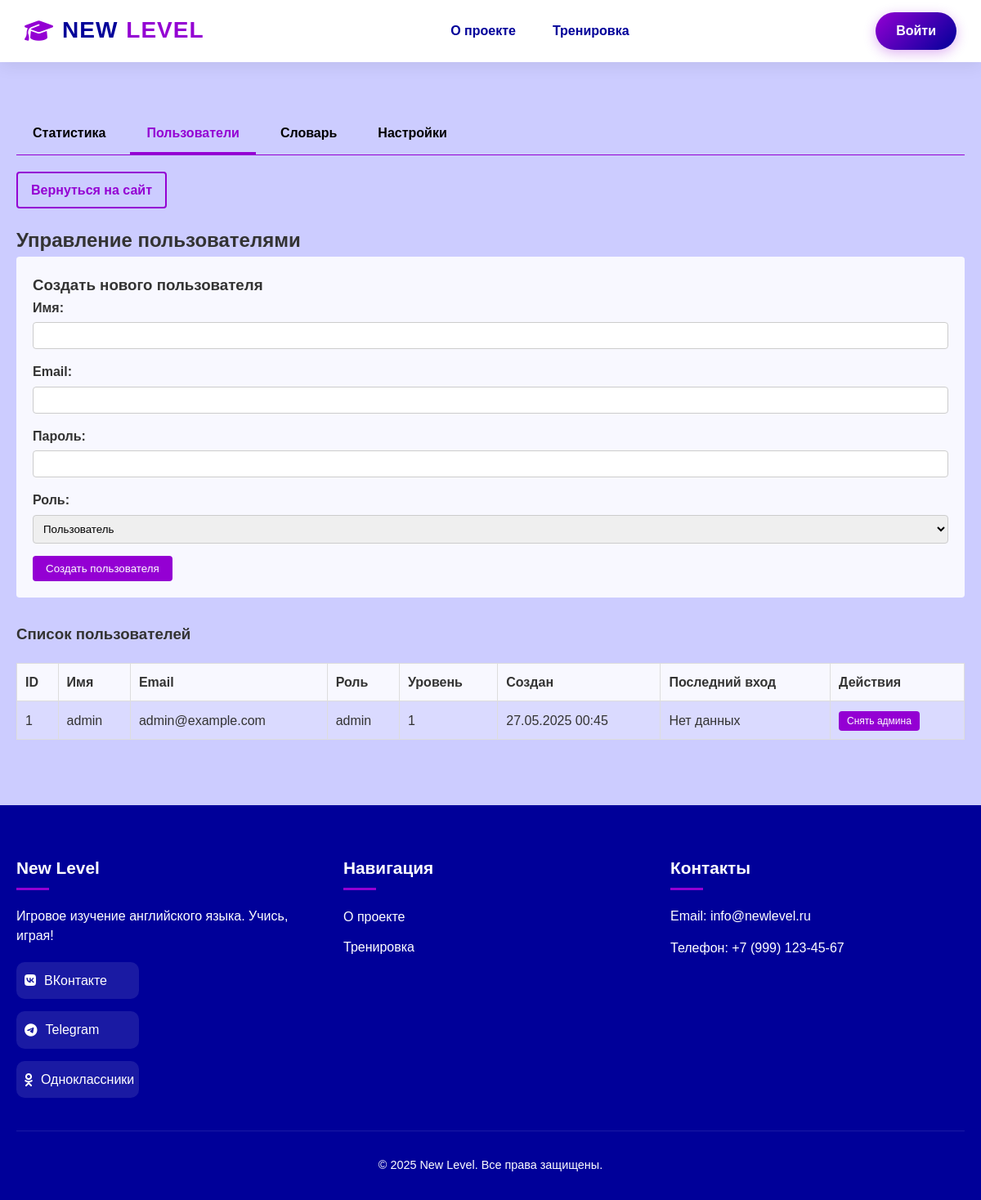
Page /admin/users (signed in) on the committed database.
### app/models.py (models this page shows)
class Base(DeclarativeBase):
    pass

class User(Base):
    __tablename__ = "users"
    id: Mapped[int] = mapped_column(Integer, primary_key=True, index=True)
    name: Mapped[Optional[str]] = mapped_column(String(100))
    email: Mapped[str] = mapped_column(String(100), unique=True)
    password_hash: Mapped[str] = mapped_column(String(128), nullable=False)
    role: Mapped[str] = mapped_column(String(50), default="user")
    level: Mapped[int] = mapped_column(Integer, default=1)
    experience: Mapped[int] = mapped_column(Integer, default=0)
    total_points: Mapped[int] = mapped_column(Integer, default=0)
    daily_experience: Mapped[int] = mapped_column(Integer, default=0)
    daily_experience_updated_at: Mapped[Optional[datetime]] = mapped_column(
        DateTime, nullable=True
    )
    created_at: Mapped[datetime] = mapped_column(DateTime, default=datetime.utcnow)
    last_login: Mapped[Optional[datetime]] = mapped_column(DateTime, nullable=True)
    games_history: Mapped[List["GameSession"]] = relationship(
        "GameSession", back_populates="user", cascade="all, delete-orphan"
    )
    word_history: Mapped[List["UserWordHistory"]] = relationship(
        "UserWordHistory", back_populates="user", cascade="all, delete-orphan"
    )
    __table_args__ = (
        Index("ix_users_email", "email", unique=True),
        Index("ix_users_created_at", "created_at"),
    )

### app/routes/admin.py (the view)
@router.get("/admin/users", response_class=HTMLResponse)
def admin_users(
    request: Request,
    page: int = Query(1, ge=1),  # FastAPI Query, а не sqlalchemy.orm.Query
    per_page: int = Query(10, ge=5, le=100),
    current_admin: User = Depends(get_admin_user),
    db: Session = Depends(get_db),
):
    try:
        logger.info(
            admin_log_format,
            f"Администратор {current_admin.email} просматривает список пользователей (страница {page})",
        )
        total_users = db.query(func.count(User.id)).scalar()
        total_pages = (total_users + per_page - 1) // per_page
        users = (
            db.query(User)
            .order_by(User.id)
            .offset((page - 1) * per_page)
            .limit(per_page)
            .all()
        )
        return templates.TemplateResponse(
            "admin/users.html",
            {
                "request": request,
                "admin_user": current_admin,
                "users": users,
                "active_tab": "users",
                "current_page": page,
                "total_pages": total_pages,
                "per_page": per_page,
            },
        )
    except Exception as e:
        return render_error_page(
            request=request,
            error_message="Ошибка при загрузке списка пользователей",
            exception=e,
        )

### app/templates/admin/users.html (shortened to what this page needs)
{% extends "layout.html" %}
{% block content %}
<div class="admin-container">
  <div class="admin-nav">
    <a href="/admin" {% if active_tab == 'stats' %}class="active"{% endif %}>Статистика</a>
    <a href="/admin/users" {% if active_tab == 'users' %}class="active"{% endif %}>Пользователи</a>
    <a href="/admin/dictionary" {% if active_tab == 'dictionary' %}class="active"{% endif %}>Словарь</a>
    <a href="/admin/settings" {% if active_tab == 'settings' %}class="active"{% endif %}>Настройки</a>
  </div>
  <a href="/" class="back-button">Вернуться на сайт</a>
  <h2>Управление пользователями</h2>
  <div class="admin-form">
    <h3>Создать нового пользователя</h3>
    <form method="post" action="/admin/users/create">
      <div class="form-group">
        <label for="name">Имя:</label>
        <input type="text" id="name" name="name" class="form-control" required>
      </div>
      <div class="form-group">
        <label for="email">Email:</label>
        <input type="email" id="email" name="email" class="form-control" required>
      </div>
      <div class="form-group">
        <label for="password">Пароль:</label>
        <input type="password" id="password" name="password" class="form-control" required>
      </div>
      <div class="form-group">
        <label for="role">Роль:</label>
        <select id="role" name="role" class="form-control">
          <option value="user">Пользователь</option>
        </select>
      </div>
      <button type="submit" class="btn-primary">Создать пользователя</button>
    </form>
  </div>
  <h3>Список пользователей</h3>
  <table class="admin-table">
    <thead>
      <tr>
        <th>ID</th>
        <th>Имя</th>
        <th>Email</th>
        <th>Роль</th>
        <th>Уровень</th>
        <th>Создан</th>
        <th>Последний вход</th>
        <th>Действия</th>
      </tr>
    </thead>
    <tbody>
      {% for user in users %}
      <tr>
        <td>{{ user.id }}</td>
        <td>{{ user.name }}</td>
        <td>{{ user.email }}</td>
        <td>{{ user.role }}</td>
        <td>{{ user.level }}</td>
        <td>{{ user.created_at.strftime('%d.%m.%Y %H:%M') }}</td>
        <td>{{ user.last_login.strftime('%d.%m.%Y %H:%M') if user.last_login else 'Нет данных' }}</td>
        <td>
          <form method="post" action="/admin/users/{{ user.id }}/toggle_admin_role" style="display: inline;">
            <button type="submit" class="btn-primary btn-sm">
              {% if user.role == 'admin' %}Снять админа{% else %}Сделать админом{% endif %}
            </button>
          </form>
        </td>
      </tr>
      {% endfor %}
    </tbody>
  </table>
</div>
{% endblock %}

### app/templates/layout.html (style rules this page uses)
:root { --primary: #9400d3; --secondary: #000099; --bg-light: #ccccff; --light: #ffffff; --dark: #333333; --accent: #ff6b6b; --gradient: linear-gradient(135deg, var(--primary), var(--secondary)); --button-gradient: linear-gradient( 135deg, #b000ff, #4d4dff ); }
body { background-color: var(--bg-light); line-height: 1.6; color: var(--dark); overflow-x: hidden; }
* { margin: 0; padding: 0; box-sizing: border-box; font-family: "Nunito", sans-serif; }

### app/templates/admin/users.html (style rules this page uses)
body { font-family: Arial, sans-serif; background-color: #CCCCFF; }
.admin-container { width: 100%; max-width: 1200px; margin: 120px auto 30px; padding: 20px; }
.admin-nav { display: flex; border-bottom: 1px solid #9400D3; margin-bottom: 20px; }
.admin-nav a { padding: 10px 20px; text-decoration: none; color: black; font-weight: bold; margin-right: 10px; }
.admin-nav a.active { border-bottom: 3px solid #9400D3; color: #9400D3; }
.back-button { display: inline-block; border: 2px solid #9400D3; color: #9400D3; padding: 8px 16px; border-radius: 4px; text-decoration: none; font-weight: bold; margin-bottom: 20px; }
.admin-table { width: 100%; border-collapse: collapse; margin: 20px 0 30px 0; }
.admin-table th, .admin-table td { padding: 10px; text-align: left; border: 1px solid #ddd; }
.admin-table th { background-color: #F8F8FF; color: #333; }
.admin-table tr:nth-child(odd) { background-color: #DADAFF; }
.admin-form { background-color: #F8F8FF; padding: 20px; border-radius: 4px; margin-bottom: 30px; }
.form-group { margin-bottom: 15px; }
.form-group label { display: block; margin-bottom: 5px; font-weight: bold; }
.form-control { width: 100%; padding: 8px; border: 1px solid #ccc; border-radius: 4px; }
.btn-primary { background-color: #9400D3; color: white; border: none; padding: 8px 16px; border-radius: 4px; cursor: pointer; }
.btn-sm { padding: 5px 10px; font-size: 12px; }

### rows in the picture
User: id "1", name "admin", email "admin@example.com", role "admin", level "1", created_at "27.05.2025 00:45", last_login "Нет данных", shows "Снять админа"
